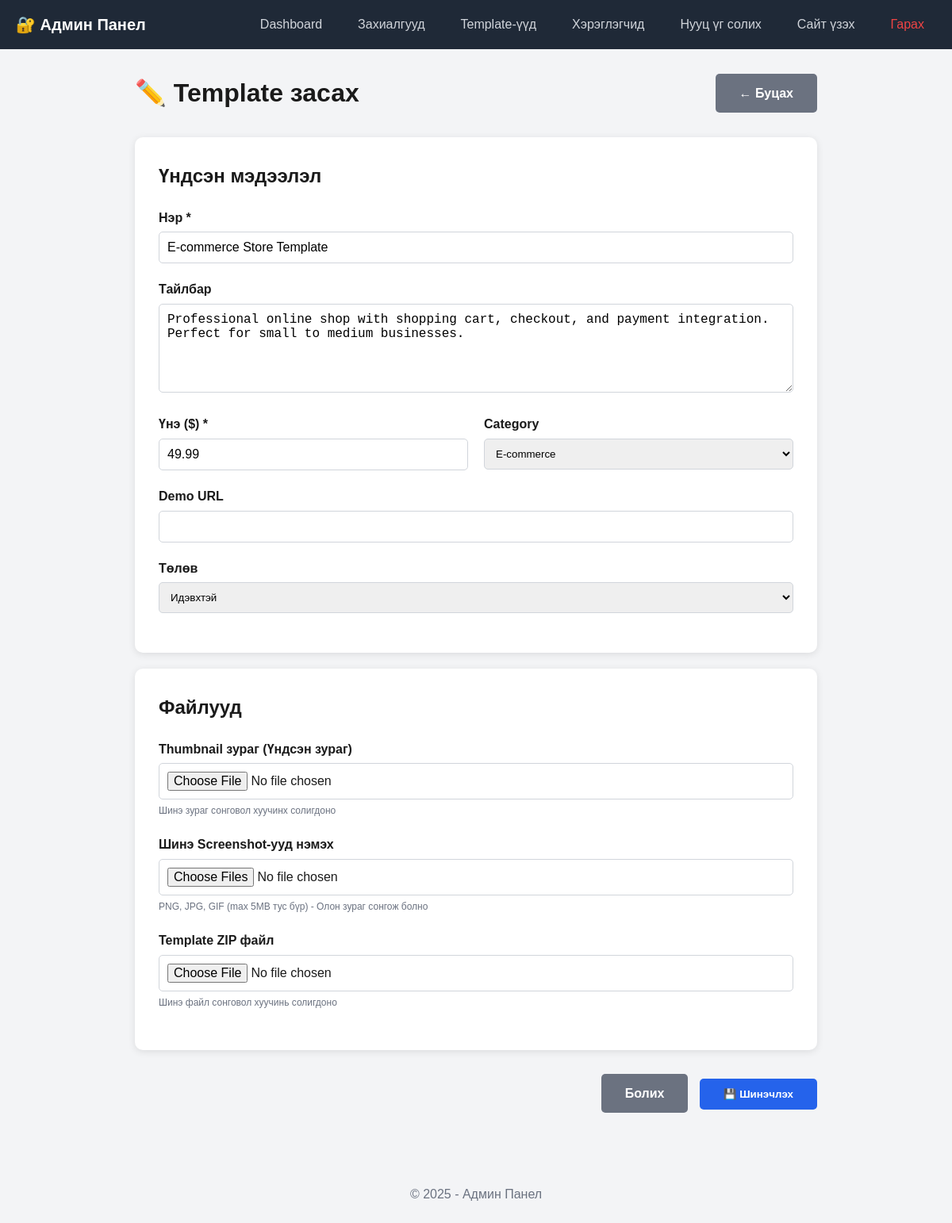
The app's page /admin/template-edit.php?id=1 (signed in) with its own data.
### tables this page shows
CREATE TABLE IF NOT EXISTS templates (
    id INT PRIMARY KEY AUTO_INCREMENT,
    name VARCHAR(255) NOT NULL,
    description TEXT,
    price DECIMAL(10,2) NOT NULL,
    thumbnail VARCHAR(255) COMMENT 'Main preview image',
    demo_url VARCHAR(255) COMMENT 'Live demo URL',
    file_path VARCHAR(255) COMMENT 'Downloadable ZIP file path',
    category VARCHAR(100),
    status ENUM('active', 'inactive') DEFAULT 'active',
    created_at TIMESTAMP DEFAULT CURRENT_TIMESTAMP,
    updated_at TIMESTAMP DEFAULT CURRENT_TIMESTAMP ON UPDATE CURRENT_TIMESTAMP,

    INDEX idx_status (status),
    INDEX idx_category (category),
    INDEX idx_created_at (created_at)
);

### admin/template-edit.php (the view, shortened to what this page needs)
<?php
require_once '../includes/config.php';
include 'header.php';
$template_id = (int)$_GET['id'];
$sql = "SELECT * FROM templates WHERE id = ?";
$stmt = $conn->prepare($sql);
$stmt->bind_param("i", $template_id);
$stmt->execute();
$result = $stmt->get_result();
$template = $result->fetch_assoc();
?>
<div class="container" style="max-width: 900px; margin-bottom: 60px;">
    <div style="display: flex; justify-content: space-between; align-items: center; margin-bottom: 30px;">
        <h1>✏️ Template засах</h1>
        <a href="templates.php" class="btn" style="background: #6b7280; color: white;">← Буцах</a>
    </div>
    <form method="POST" action="" data-loading="Template шинэчлэж байна..." data-loading-overlay enctype="multipart/form-data">
        <div style="background: white; padding: 30px; border-radius: 10px; box-shadow: 0 2px 10px rgba(0,0,0,0.1);">
            <h2 style="margin-bottom: 20px;">Үндсэн мэдээлэл</h2>
            <div class="form-group">
                <label>Нэр *</label>
                <input type="text" name="name" required value="<?php echo htmlspecialchars($template['name']); ?>">
            </div>
            <div class="form-group">
                <label>Тайлбар</label>
                <textarea name="description" rows="5"><?php echo htmlspecialchars($template['description']); ?></textarea>
            </div>
            <div style="display: grid; grid-template-columns: 1fr 1fr; gap: 20px;">
                <div class="form-group">
                    <label>Үнэ ($) *</label>
                    <input type="number" name="price" step="0.01" min="0" required value="<?php echo $template['price']; ?>">
                </div>
                <div class="form-group">
                    <label>Category</label>
                    <select name="category" style="width: 100%; padding: 10px; border: 1px solid #d1d5db; border-radius: 5px;">
                        <option value="E-commerce" <?php echo ($template['category'] == 'E-commerce') ? 'selected' : ''; ?>>E-commerce</option>
                    </select>
                </div>
            </div>
            <div class="form-group">
                <label>Demo URL</label>
                <input type="url" name="demo_url" value="<?php echo htmlspecialchars($template['demo_url']); ?>">
            </div>
            <div class="form-group">
                <label>Төлөв</label>
                <select name="status" style="width: 100%; padding: 10px; border: 1px solid #d1d5db; border-radius: 5px;">
                    <option value="active" <?php echo ($template['status'] == 'active') ? 'selected' : ''; ?>>Идэвхтэй</option>
                </select>
            </div>
        </div>
        <div style="background: white; padding: 30px; border-radius: 10px; box-shadow: 0 2px 10px rgba(0,0,0,0.1); margin-top: 20px;">
            <h2 style="margin-bottom: 20px;">Файлууд</h2>
            <div class="form-group">
                <label>Thumbnail зураг (Үндсэн зураг)</label>
                <input type="file" name="thumbnail" accept="image/*">
                <p style="color: #6b7280; font-size: 12px; margin-top: 5px;">Шинэ зураг сонговол хуучинх солигдоно</p>
            </div>
            <div class="form-group">
                <label>Шинэ Screenshot-ууд нэмэх</label>
                <input type="file" name="screenshots[]" accept="image/*" multiple>
                <p style="color: #6b7280; font-size: 12px; margin-top: 5px;">
                    PNG, JPG, GIF (max 5MB тус бүр) - Олон зураг сонгож болно
                </p>
            </div>
            <div class="form-group">
                <label>Template ZIP файл</label>
                <input type="file" name="zip_file" accept=".zip">
                <p style="color: #6b7280; font-size: 12px; margin-top: 5px;">Шинэ файл сонговол хуучинь солигдоно</p>
            </div>
        </div>
        <div style="margin-top: 30px; text-align: right;">
            <a href="templates.php" class="btn" style="background: #6b7280; color: white; margin-right: 10px;">Болих</a>
            <button type="submit" class="btn btn-primary">💾 Шинэчлэх</button>
        </div>
    </form>
</div>
<?php include 'footer.php'; ?>

### css/style.css (style rules this page uses)
* { margin: 0; padding: 0; box-sizing: border-box; }
body { font-family: Arial, sans-serif; line-height: 1.6; color: #1a1a1a; }
.container { max-width: 1200px; margin: 0 auto; padding: 0 20px; }
.btn { display: inline-block; padding: 12px 30px; border-radius: 5px; text-decoration: none; font-weight: bold; cursor: pointer; border: none; transition: all 0.3s; }
.btn-primary { background: #2563eb; color: white; }
.form-group { margin-bottom: 20px; }
.form-group label { display: block; margin-bottom: 5px; font-weight: bold; }
.form-group input, .form-group textarea { width: 100%; padding: 10px; border: 1px solid #d1d5db; border-radius: 5px; font-size: 16px; }

### records on screen
templates: name "E-commerce Store Template", description "Professional online shop with shopping cart, checkout, and payment integration. Perfect for small to medium businesses.", price "49.99", category "E-commerce", status "Идэвхтэй"
